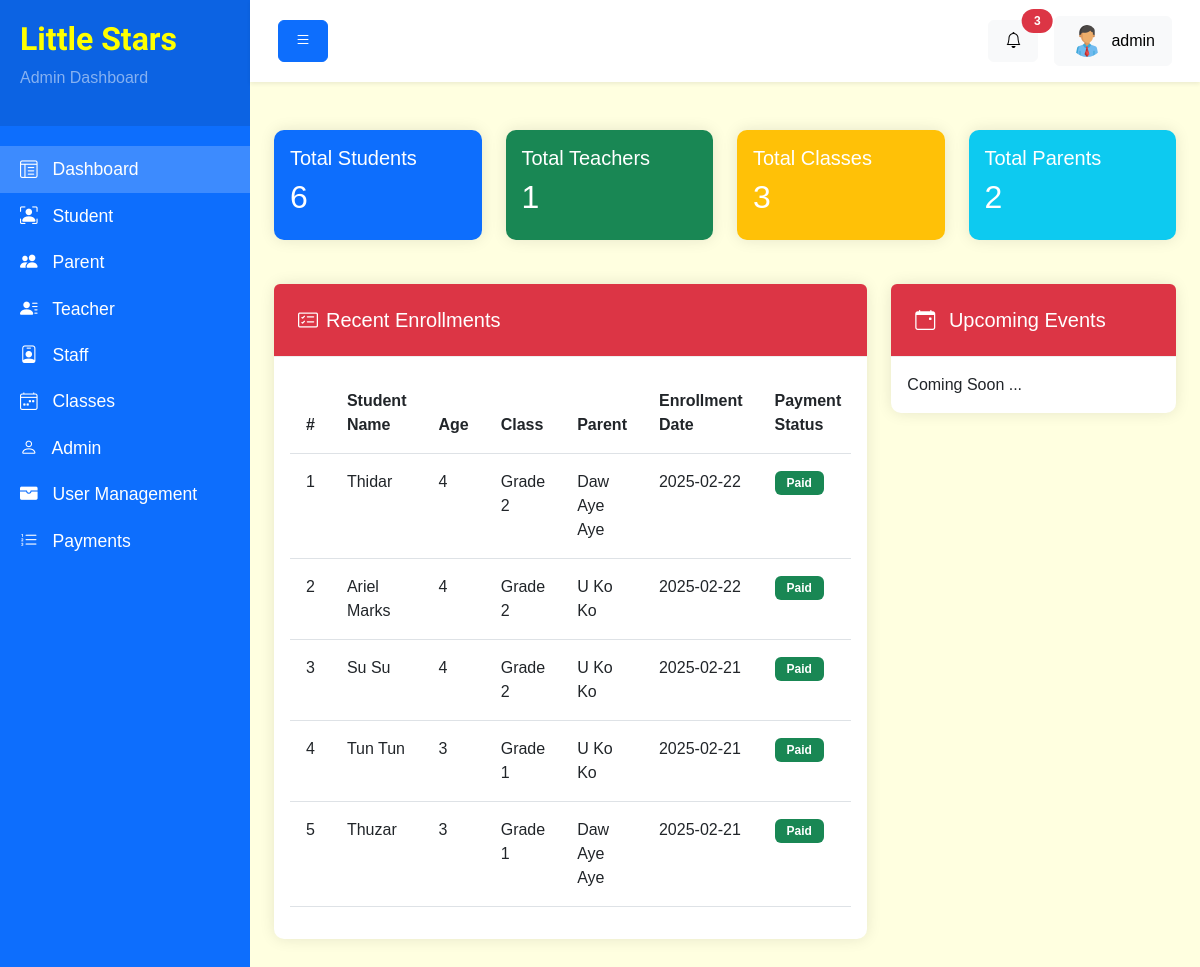
The page /backend/index.php (signed in) on the database as committed earlier.
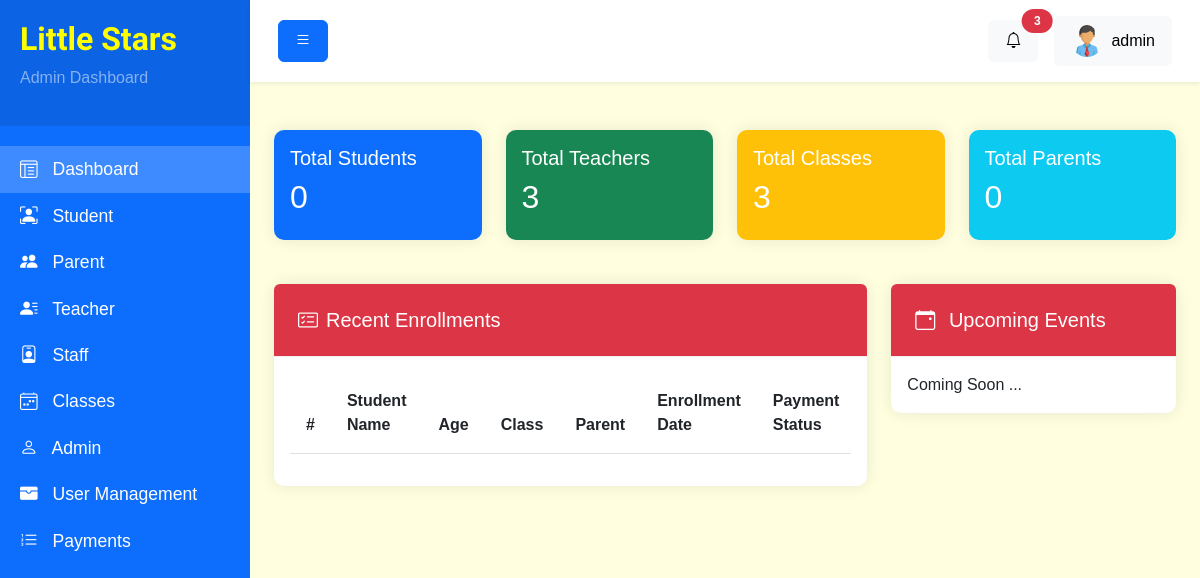
The same page on the database as committed later.
### tables this page shows
CREATE TABLE `Students` (
  `student_id` int NOT NULL,
  `parent_id` int NOT NULL,
  `class_id` int NOT NULL,
  `name` varchar(50) NOT NULL,
  `photo` varchar(255) DEFAULT NULL,
  `date_of_birth` date NOT NULL,
  `gender` enum('male','female') NOT NULL DEFAULT 'male',
  `enrollment_date` date NOT NULL,
  `status` enum('active','suspend','pending') NOT NULL DEFAULT 'pending'
);

CREATE TABLE `Classes` (
  `class_id` int NOT NULL,
  `teacher_id` int NOT NULL,
  `class_name` varchar(50) NOT NULL,
  `class_photo` varchar(255) DEFAULT NULL,
  `fees` int NOT NULL,
  `age_group` varchar(50) NOT NULL,
  `max_students` int DEFAULT NULL,
  `schedule` text,
  `start_date` date NOT NULL,
  `status` enum('active','inactive') NOT NULL DEFAULT 'active'
);

CREATE TABLE `Parents` (
  `parent_id` int NOT NULL,
  `user_id` int NOT NULL,
  `name` varchar(50) NOT NULL,
  `photo` varchar(255) DEFAULT NULL,
  `phone` varchar(50) NOT NULL,
  `address` text
);

### backend/components/dashboard/recent-enrollments.php (the view, shortened to what the changed rows need)
 <?php
    include '../database/db.php';
    $get_student_list_query = "SELECT *,
    Students.name AS student_name, Parents.name AS parent_name, Classes.class_name AS class_name
    FROM Students
    LEFT JOIN Payments ON Students.student_id = Payments.student_id
    LEFT JOIN Parents ON Students.parent_id = Parents.parent_id
    LEFT JOIN Classes ON Students.class_id = Classes.class_id
    -- WHERE Payments.payment_status = 'paid'
    ORDER BY Students.student_id
    DESC LIMIT 5";
    $statement = $pdo->prepare($get_student_list_query);
    $statement->execute();
    $students = [];
    while($student = $statement->fetch(PDO::FETCH_ASSOC)) {
        $students[] = $student;
    }
    function calculate_age($date_of_birth) {
        $date_of_birth = new DateTime($date_of_birth);
        $interval = $date_of_birth->diff(new DateTime(date('Y-m-d')));
        return $interval->y;
    }
?>
 <div class="col-md-8">
         <div class="card">
             <div class="card-body">
                 <div class="table-responsive">
                     <table class="table">
                         <thead>
                             <tr>
                                <th>#</th>
                                 <th>Student Name</th>
                                 <th>Age</th>
                                 <th>Class</th>
                                 <th>Parent</th>
                                 <th>Enrollment Date</th>
                                 <th>Payment Status</th>
                             </tr>
                         </thead>
                         <tbody>
                         <?php if(isset($students) && count($students) > 0) : ?>
                            <?php $id = 1; ?>
                            <?php foreach($students as $student) : ?>
                                <tr>
                                    <td><?= $id++ ?></td>
                                    <td><?= $student['student_name'] ?></td>
                                    <td><?= calculate_age($student['date_of_birth']) ?></td>
                                    <td><?= $student['class_name'] ?></td>
                                    <td><?= $student['parent_name'] ?></td>
                                    <td><?= $student['enrollment_date'] ?></td>
                                    <td>
                                    <?php if($student['payment_status'] == 'paid') : ?>
                                       <span class="badge bg-success">Paid</span>
                                    <?php elseif($student['payment_status'] == 'checking') : ?>
                                       <span class="badge bg-warning">Checking</span>
                                    <?php elseif($student['payment_status'] == 'decline') : ?>
                                        <span class="badge bg-danger">Decline</span>
                                    <?php else : ?>
                                        <span class="badge bg-danger">Unpaid</span>
                                    <?php endif; ?>
                                    </td>
                                </tr>
                            <?php endforeach; ?>
                        <?php endif; ?>
                         </tbody>
                     </table>
                 </div>
             </div>
         </div>
</div>

### backend/components/sidebar.php (shortened to what the changed rows need)
<?php
    $navItems = [
        ['name' => 'Dashboard', 'link'=> 'index.php', 'icon' => 'bi bi-layout-text-window-reverse'],
        ['name' => 'Student', 'link'=> 'students.php', 'icon' => 'bi bi-person-bounding-box'],
        ['name' => 'Parent', 'link'=> 'parents.php' , 'icon' => 'bi bi-people-fill'],
        ['name' => 'Teacher', 'link'=> 'teachers.php' , 'icon' => 'bi bi-person-lines-fill'],
        ['name' => 'Staff', 'link'=> 'staff.php' , 'icon' => 'bi bi-person-badge'],
        ['name' => 'Classes', 'link'=> 'classes.php' , 'icon' => 'bi bi-calendar4-week'],
        ['name' => 'Admin', 'link'=> 'admins.php' , 'icon' => 'bi bi-person'],
        ['name' => 'User Management', 'link'=> 'users.php' , 'icon' => 'bi bi-wallet-fill'],
        ['name' => 'Payments', 'link'=> 'payments.php' , 'icon' => 'bi bi-list-ol'],
    ];
    function activeClass($itemUrl): string {
        $itemUrl = '/backend/' . $itemUrl;
        if ($_SERVER['REQUEST_URI'] == $itemUrl) {
            return 'active';
        }
        return '';
    }
?>
  <nav id="sidebar" class="bg-primary">
      <div class="sidebar-header">
          <h2 class="logo-title text-white">Little Stars</h2>
      </div>
      <ul class="list-unstyled components">
            <?php foreach ($navItems as $item ): ?>
                <li class="<?php echo activeClass($item['link']); ?>">
                    <a href="<?php echo '/backend/'.$item['link'] ?>" >
                    <i class="<?php echo $item['icon'] ?>"></i>
                    <?php echo $item['name'] ?>
                    </a>
                </li>
            <?php endforeach; ?>
      </ul>
  </nav>

### backend/components/dashboard/main-cards.php (shortened to what the changed rows need)
<?php
    include '../database/db.php';
    $get_count_query = "SELECT
    (SELECT COUNT(*) FROM Students) as student_count,
    (SELECT COUNT(*) FROM Teachers) as teacher_count,
    (SELECT COUNT(*) FROM Parents) as parent_count,
    (SELECT COUNT(*) FROM Classes) as class_count";
    $statement = $pdo->prepare($get_count_query);
    $statement->execute();
    $count = $statement->fetch(PDO::FETCH_ASSOC);
?>
  <div class="row my-4">
      <div class="col-md-3">
          <div class="card bg-primary text-white">
              <div class="card-body">
                  <h5>Total Students</h5>
                  <h2><?= $count['student_count']; ?></h2>
              </div>
          </div>
      </div>
      <div class="col-md-3">
          <div class="card bg-success text-white">
              <div class="card-body">
                  <h5>Total Teachers</h5>
                  <h2><?= $count['teacher_count']; ?></h2>
              </div>
          </div>
      </div>
      <div class="col-md-3">
          <div class="card bg-warning text-white">
              <div class="card-body">
                  <h2><?= $count['class_count']; ?></h2>
              </div>
          </div>
      </div>
      <div class="col-md-3">
          <div class="card bg-info text-white">
              <div class="card-body">
                  <h5>Total Parents</h5>
                  <h2><?= $count['parent_count']; ?></h2>
              </div>
          </div>
      </div>
  </div>

Rows that differ between the two databases and show on the page:
removed students: name "Thidar", date_of_birth "4", class.class_name "Grade 2", parent.name "Daw Aye Aye", enrollment_date "2025-02-22"
removed students: name "Ariel Marks", date_of_birth "4", class.class_name "Grade 2", parent.name "U Ko Ko", enrollment_date "2025-02-22"
removed students: name "Su Su", date_of_birth "4", class.class_name "Grade 2", parent.name "U Ko Ko", enrollment_date "2025-02-21"
removed students: name "Tun Tun", date_of_birth "3", class.class_name "Grade 1", parent.name "U Ko Ko", enrollment_date "2025-02-21"
removed students: name "Thuzar", date_of_birth "3", class.class_name "Grade 1", parent.name "Daw Aye Aye", enrollment_date "2025-02-21"
Other text that changed with them:
$count['student_count']: "6" → "0"
$count['teacher_count']: "1" → "3"
$count['parent_count']: "2" → "0"
